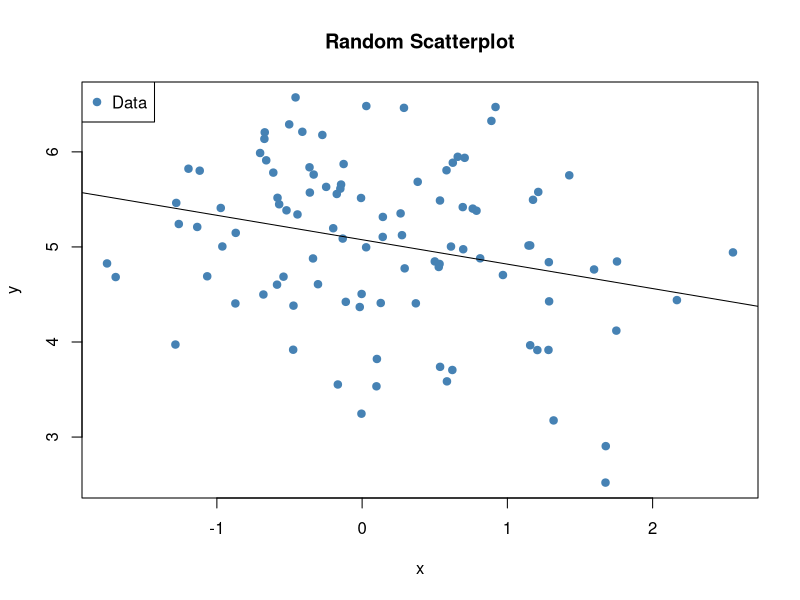
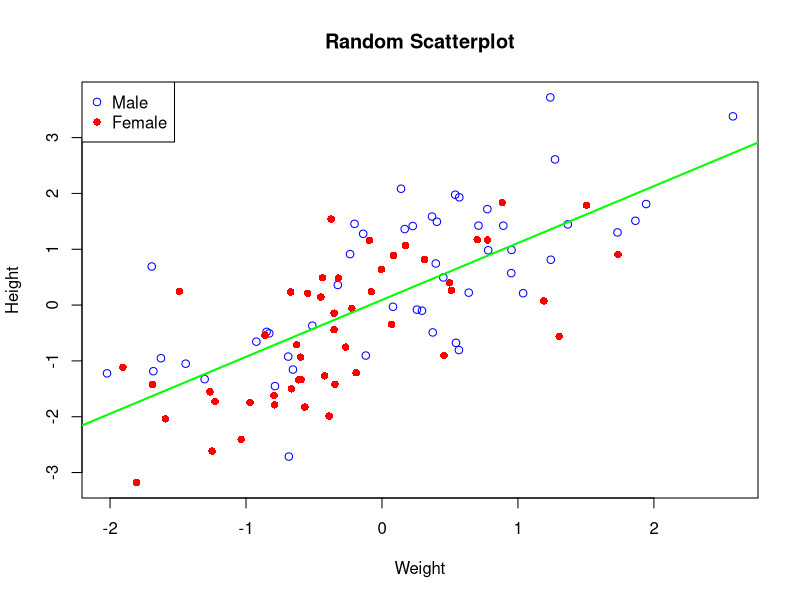

Write R code to recreate these figures, in order.
# plotSample.R
# Examples of the Base Plotting System
# Created by Rick Henderson
# Created on April 11, 2016

# Generate some Random data
x <- rnorm(100)
y <- rnorm(100, mean = 5)


# Generate a simple scatterplot
plot(x, y, pch = 19, col = "SteelBlue")

# Generate regression line (linear model)
model <- lm(y ~x)

# Use abline to display the line on the chart
abline(model)

# Add annotations
legend("topleft", legend = "Data", pch = 19, col = "SteelBlue")
title("Random Scatterplot")

# This line needs to be modified if you are using random numbers
#text(-3, 2, "Simple Label")

# Another set of samples
s1 <- rnorm(100)
s2 <- s1 + rnorm(100)
g <- gl(2, 50, labels = c("Male", "Female"))

# Set up the plot area but don't plot anything
plot(s1, s2, type="n", xlab = "Weight", ylab = "Height")
points(s1[g == "Male"], s2[g == "Male"], col = "blue", pch = 21)
points(s1[g == "Female"], s2[g == "Female"], col = "red", pch = 16)
legend("topleft", legend = c("Male", "Female"), col = c("blue", "red"), pch = c(21, 16))
title("Random Scatterplot")

# Generate regression line (linear model)
model <- lm(s2 ~ s1)

# Use abline to display the line on the chart with more features
abline(model, lwd = 2, col = "green")
